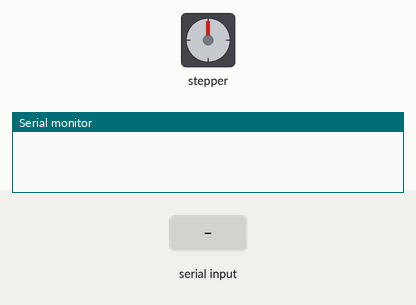
Recording of a sketch running on a simulated Arduino Uno, built with avr-gcc and run on an emulated ATmega328P. On the bench: stepper motor, the last lines printed to the serial monitor. The inputs (shaded band) are chosen by the test bench. Stepper angles assume 200 steps per turn.

Above: at 1.2 s.
1.3 s: "F" received over Serial
At 1.45 s:
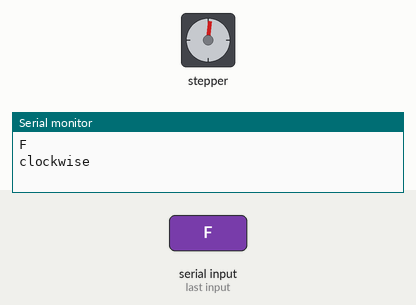
At 2.05 s:
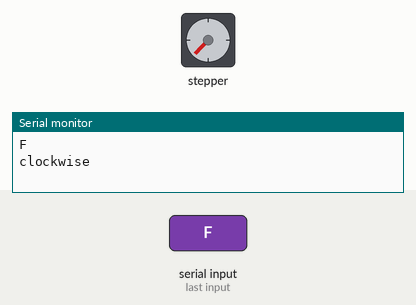
Timing chart, 0 to 9.8 s (numbered marks = the images above; inputs shaded):
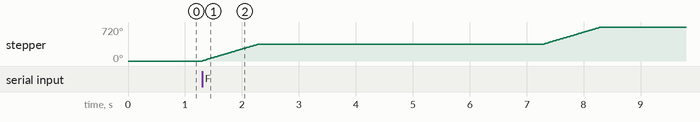

Measured:
- after the input at 1.3 s, stepper: turns 360° clockwise in 0.99 s, then 360° clockwise in 0.99 s

The sketch:

stepper_oneRevolution.ino
```cpp
#include <Stepper.h>
const int stepsPerRevolution = 200;
Stepper myStepper(stepsPerRevolution, 8, 9, 10, 11);
  char t;
void setup() {
  myStepper.setSpeed(60);
  Serial.begin(9600);
}

void loop() {
  if(Serial.available()){
  t = Serial.read();
  Serial.println(t);}

  if(t == 'F'){
  Serial.println("clockwise");
  myStepper.step(stepsPerRevolution);
  delay(5000);
  }

  else if(t == 'B'){
  Serial.println("counterclockwise");
  myStepper.step(-stepsPerRevolution);
  delay(5000);

  }
}
```
